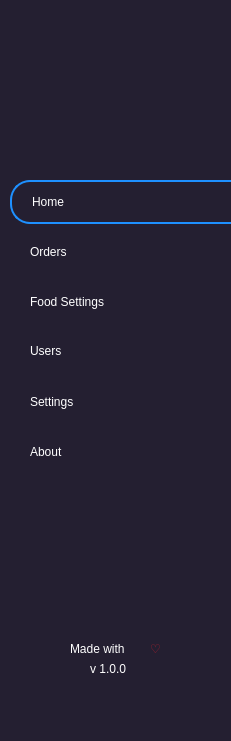
   <widget class="QWidget" name="widget" native="true">
    <property name="geometry">
     <rect>
      <x>0</x>
      <y>0</y>
      <width>231</width>
      <height>741</height>
     </rect>
    </property>
    <property name="sizePolicy">
     <sizepolicy hsizetype="Expanding" vsizetype="Expanding">
      <horstretch>0</horstretch>
      <verstretch>0</verstretch>
     </sizepolicy>
    </property>
    <property name="baseSize">
     <size>
      <width>1980</width>
      <height>1440</height>
     </size>
    </property>
    <property name="styleSheet">
     <string notr="true">background-color: rgb(36, 31, 49);
</string>
    </property>
    <widget class="QPushButton" name="HomeButton">
     <property name="geometry">
      <rect>
       <x>10</x>
       <y>180</y>
       <width>221</width>
       <height>44</height>
      </rect>
     </property>
     <property name="styleSheet">
      <string notr="true">#HomeButton
{
	text-align:left;
	padding-left:20px;
	border-bottom: 2px solid dodgerblue;
	border-top: 2px solid dodgerblue;
	border-left: 2px solid dodgerblue;
	
	border-top-left-radius: 20px;
	border-bottom-left-radius: 20px;
	
	color:white;	
	background:transparent;

}
</string>
     </property>
     <property name="text">
      <string>Home</string>
     </property>
    </widget>
    <widget class="QPushButton" name="OrdersButton">
     <property name="geometry">
      <rect>
       <x>10</x>
       <y>230</y>
       <width>221</width>
       <height>44</height>
      </rect>
     </property>
     <property name="styleSheet">
      <string notr="true">#OrdersButton
{
	text-align:left;
	padding-left:20px;
	color:white;	
	border:none;
	background:transparent;
}

#OrdersButton:hover{       text-align:left;       padding-left:20px;		border-top-left-radius: 20px;   border-bottom-left-radius: 20px;   border:none;	  color:white;	  background-color: rgb(61, 56, 70); }</string>
     </property>
     <property name="text">
      <string>Orders</string>
     </property>
    </widget>
    <widget class="QPushButton" name="FoodButton">
     <property name="geometry">
      <rect>
       <x>10</x>
       <y>280</y>
       <width>221</width>
       <height>44</height>
      </rect>
     </property>
     <property name="styleSheet">
      <string notr="true">#FoodButton
{
	text-align:left;
	padding-left:20px;
	color:white;	
	background:transparent;
border:none;
}

#FoodButton:hover{       text-align:left;       padding-left:20px;		border-top-left-radius: 20px;   border-bottom-left-radius: 20px;   border:none;	  color:white;	  background-color: rgb(61, 56, 70); }</string>
     </property>
     <property name="text">
      <string>Food Settings</string>
     </property>
    </widget>
    <widget class="QPushButton" name="UserButton">
     <property name="geometry">
      <rect>
       <x>10</x>
       <y>330</y>
       <width>221</width>
       <height>41</height>
      </rect>
     </property>
     <property name="styleSheet">
      <string notr="true">#UserButton
{
	text-align:left;
	padding-left:20px;
	color:white;	
	background:transparent;
border:none;
}

#UserButton:hover{       text-align:left;       padding-left:20px;		border-top-left-radius: 20px;   border-bottom-left-radius: 20px;   border:none;	  color:white;	  background-color: rgb(61, 56, 70); }</string>
     </property>
     <property name="text">
      <string>Users</string>
     </property>
    </widget>
    <widget class="QPushButton" name="SettingsButton">
     <property name="geometry">
      <rect>
       <x>10</x>
       <y>380</y>
       <width>221</width>
       <height>44</height>
      </rect>
     </property>
     <property name="styleSheet">
      <string notr="true">#SettingsButton
{
	text-align:left;
	padding-left:20px;
	color:white;	
	background:transparent;
border:none;
}

#SettingsButton:hover{       text-align:left;       padding-left:20px;		border-top-left-radius: 20px;   border-bottom-left-radius: 20px;   border:none;	  color:white;	  background-color: rgb(61, 56, 70); }</string>
     </property>
     <property name="text">
      <string>Settings</string>
     </property>
    </widget>
    <widget class="QLabel" name="logo">
     <property name="geometry">
      <rect>
       <x>60</x>
       <y>50</y>
       <width>121</width>
       <height>97</height>
      </rect>
     </property>
     <property name="text">
      <string/>
     </property>
     <property name="pixmap">
      <pixmap resource="Resources/resources.qrc">:/Images/logo.svg</pixmap>
     </property>
     <property name="scaledContents">
      <bool>true</bool>
     </property>
    </widget>
    <widget class="QLabel" name="label_2">
     <property name="geometry">
      <rect>
       <x>70</x>
       <y>640</y>
       <width>71</width>
       <height>17</height>
      </rect>
     </property>
     <property name="styleSheet">
      <string notr="true"> 
color: rgb(255, 255, 255);</string>
     </property>
     <property name="text">
      <string>Made with</string>
     </property>
    </widget>
    <widget class="QLabel" name="label_3">
     <property name="geometry">
      <rect>
       <x>150</x>
       <y>640</y>
       <width>16</width>
       <height>17</height>
      </rect>
     </property>
     <property name="styleSheet">
      <string notr="true">color: rgb(224, 27, 36);</string>
     </property>
     <property name="text">
      <string>&lt;html&gt;&lt;head/&gt;&lt;body&gt;&lt;p&gt;&lt;span style=&quot; color:#a51d2d;&quot;&gt;♡  &lt;/span&gt;&lt;/p&gt;&lt;/body&gt;&lt;/html&gt;</string>
     </property>
    </widget>
    <widget class="QLabel" name="label_4">
     <property name="geometry">
      <rect>
       <x>90</x>
       <y>660</y>
       <width>51</width>
       <height>17</height>
      </rect>
     </property>
     <property name="styleSheet">
      <string notr="true">color: rgb(255, 255, 255);</string>
     </property>
     <property name="text">
      <string>v 1.0.0</string>
     </property>
    </widget>
    <widget class="QPushButton" name="aboutbutton">
     <property name="geometry">
      <rect>
       <x>10</x>
       <y>430</y>
       <width>221</width>
       <height>44</height>
      </rect>
     </property>
     <property name="styleSheet">
      <string notr="true">#aboutbutton
{
	text-align:left;
	padding-left:20px;
	color:white;	
	background:transparent;
border:none;
}

#aboutbutton:hover{       text-align:left;       padding-left:20px;		border-top-left-radius: 20px;   border-bottom-left-radius: 20px;   border:none;	  color:white;	  background-color: rgb(61, 56, 70); }</string>
     </property>
     <property name="text">
      <string>About</string>
     </property>
    </widget>
   </widget>
